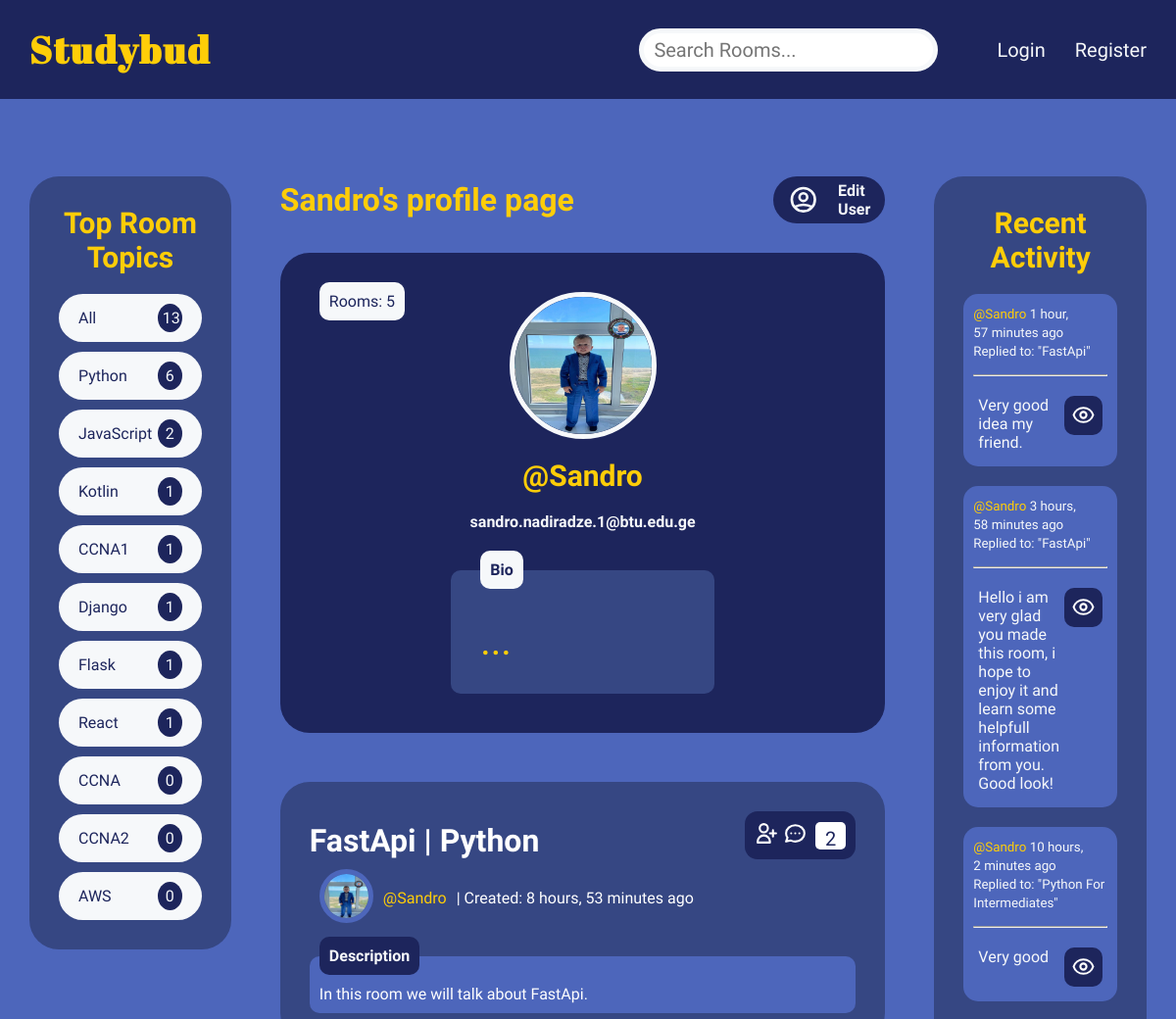
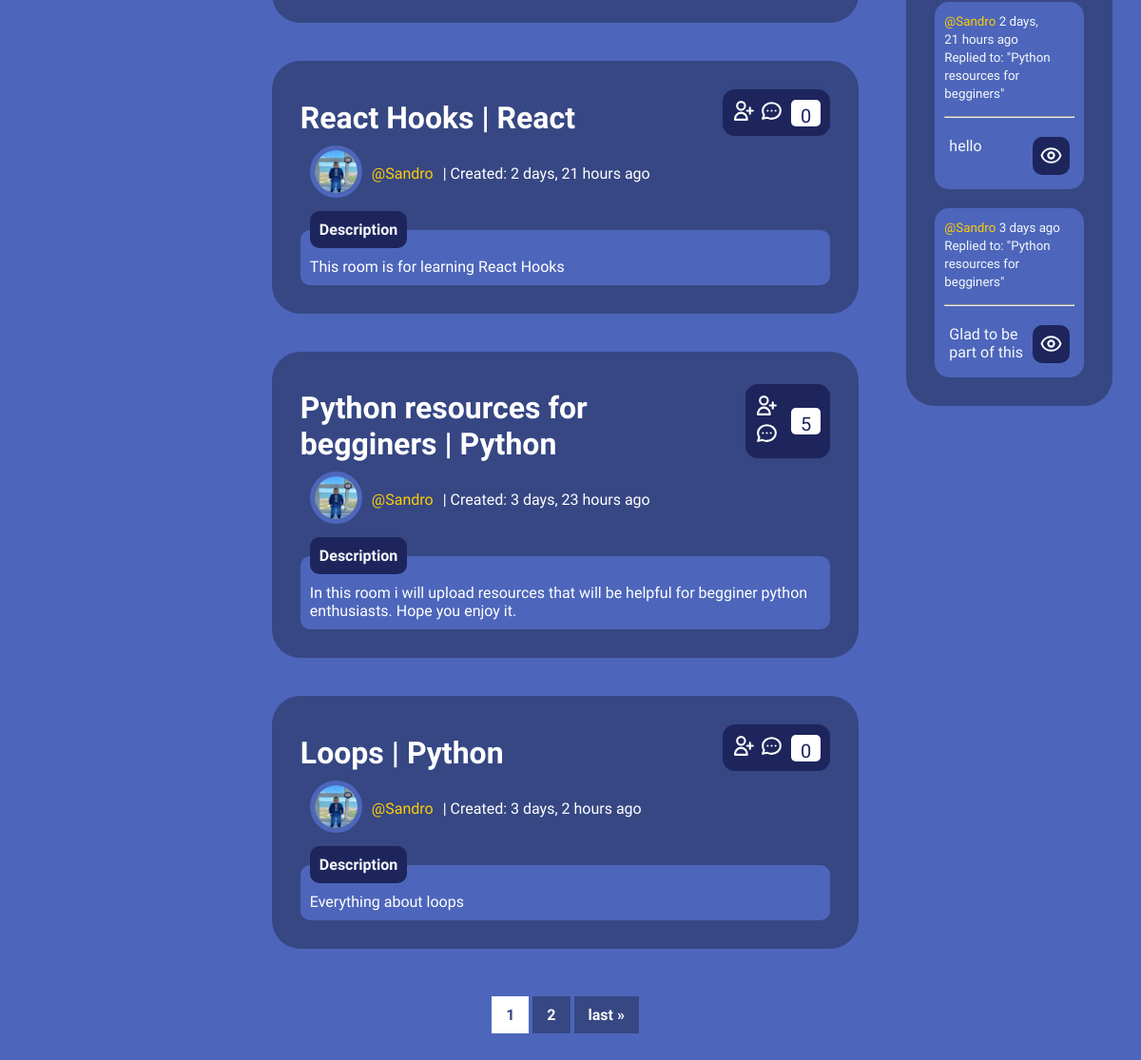
Page /profile/1/ on the committed database (2 pictures, top to bottom).
### rooms/models.py (models this page shows, shortened)
class Topic(models.Model):
    name = models.CharField(max_length=200)
    def __str__(self):
        return self.name

class UserProfile(models.Model):
    user = models.OneToOneField(User, null=True, on_delete=models.CASCADE, related_name='userprofile')
    bio = models.TextField(blank=True, null=True)
    picture = models.ImageField(null=True, blank=True)

class Room(models.Model):
    topic = models.ForeignKey(Topic, on_delete=models.SET_NULL, null=True)
    host = models.ForeignKey(User, on_delete=models.SET_NULL, null=True)
    name = models.CharField(max_length=200)
    description = models.TextField(blank=True, null=True)
    participants = models.ManyToManyField(User, related_name='participants', blank=True)
    created = models.DateTimeField(auto_now_add=True)
    updated = models.DateTimeField(auto_now=True)
    class Meta:
        ordering = ['-updated', '-created']
    def __str__(self):
        return self.name

class Message(models.Model):
    user = models.ForeignKey(User, on_delete=models.CASCADE)
    room = models.ForeignKey(Room, on_delete=models.CASCADE)
    body = models.TextField()
    created = models.DateTimeField(auto_now_add=True)
    updated = models.DateTimeField(auto_now=True)
    class Meta:
        ordering = ['-updated', '-created']

### rooms/views.py (the view)
# urls.py: path('profile/<str:pk>/', views.userProfile, name='user-profile'),
def userProfile(request, pk):
    user = User.objects.get(id=pk)
    room_all = Room.objects.all()
    rooms = user.room_set.all()
    room_count = rooms.count()
    activities = user.message_set.all()
    topics = Topic.objects.annotate(num_children=Count('room')).order_by('-num_children')[:10]
    paginator = Paginator(rooms, 4)
    page_number = request.GET.get('page')
    page_obj = paginator.get_page(page_number)
    context = {
        'user': user,
        'rooms': rooms,
        'activities': activities,
        'topics': topics,
        'room_count': room_count,
        'page_obj': page_obj,
        'paginator': paginator,
        'room_all': room_all}
    return render(request, 'rooms/profile.html', context)

### rooms/templates/rooms/profile.html (shortened to what this page needs)
{% extends 'main.html' %}
{% load static %}
{% block content %}
    <div class="main">
        <div class="profile-container" >
            <div class="topics-component">
                {% include 'rooms/topics_component.html' %}
            </div>
            <div class="feed-component">
                <div class="feed-header">
                    <h1>{{user.username|title}}'s profile page</h1>
                    <a href="{% url 'edit-user' user.id %}">
                        <div class="edit-user-button">
                              <p>Edit User</p>
                        </div>
                    </a>
                </div>
                <div class="feed-main">
                    <div class="user-profile-room-count">
                        <p>Rooms: {{rooms.count}}</p>
                    </div>
                    {% if user.userprofile.picture %}
                        <img class="user-profile-picutre" src="{{ user.userprofile.picture.url }}" width="100px" height="100px" alt="">
                    {% else %}
                        <img class="user-profile-picutre" src="{% static 'images/default.jpg' %}" width="100px" height="100px" alt="Default user image">
                    {% endif %}
                    <h3 class="user-profile-name">@{{user.username}}</h3>
                    <h4 class="user-profile-email">{{user.email}}</h4>
                    <fieldset class="user-profile-fieldset">
                        <legend class="user-profile-legend">Bio</legend>
                        {% if user.userprofile.bio %}
                            <p class="user-profile-paragraph">{{user.userprofile.bio}}</p>
                        {% else %}
                            <p class="user-profile-paragraph" style="font-size: 40px;">...</p>
                        {% endif %}
                    </fieldset>
                </div>
                {% include 'rooms/feed_component.html' %}
            </div>
            <div class="activity-component">
                {% include 'rooms/activity_component.html' %}
            </div>
        </div>
    </div>
{% endblock %}

### templates/main.html (shortened to what this page needs)
<!DOCTYPE html>
{% load static %}
<html lang="en">
    <head>
        <link
            rel="stylesheet"
            type="text/css"
            media="screen"
            href="{% static 'styles/main.css' %}"
        />
    </head>
    <body>
        {% include 'navbar.html' %}
        {% block content %}
        {% endblock %}
    </body>
</html>

### templates/navbar.html
{% load static %}
<nav class='navbar'>
    <a href="{% url 'home' %}" class="navbar-header">
        <h1>Studybud</h1>
    </a>
    <div class="navbar-secondhalf">
        <div class="search-div">
            <form method='GET' action="{% url 'home' %}">
                <input class='search-bar' type="text" name="q" placeholder="Search Rooms...">
            </form>
        </div>
        <div class="navbar-links">
            {% if request.user.is_authenticated %}
                <a class='logout' href="{% url 'logout' %}">Logout</a>
                {% if request.user.userprofile.picture %}
                    <a class='edit-user' href="{% url 'user-profile' request.user.id %}">
                        <img src="{{request.user.userprofile.picture.url}}">
                    </a>
                {% else %}
                    <a href="{% url 'user-profile' request.user.id %}">
                        <img src="{% static 'images/default.jpg' %}" alt="Default user image">
                    </a>
                {% endif %}
            {% else %}
                <a class="login" href="{% url 'login' %}">Login</a>
                <a class="register" href="{% url 'register' %}">Register</a>
            {% endif %}
        </div>
    </div>
</nav>

### rooms/templates/rooms/topics_component.html
<h3 class="topics-header">Top Room Topics</h3>
<div class="topic-main-div">
    <a href="{% url 'home' %}" class="topic-link">
        <div class="topic-div">
            <p>All</p>
            <p class="topic-number" >{{room_all.count}}</p>
        </div>
    </a>
    {% for topic in topics %}
        <a href="{% url 'home' %}?q={{topic.name}}" name="q" class="topic-link">
            <div class="topic-div">
                <p>{{topic.name}}</p>
                <p class="topic-number">{{topic.room_set.all.count}}</p>
            </div>
        </a>
    {% endfor %}
</div>

### rooms/templates/rooms/feed_component.html (shortened to what this page needs)
{% load static %}
<div class="room-flex-container">
    {% for room in page_obj.object_list %}
            <div id="room" class="room-div">
                <div class="room-name-members">
                    <a class='room-name' href="{% url 'room' room.id%}"><h3 >{{room.name}} | {{room.topic}}</h3></a><br>
                    <div class="members-number">
                        <div class="members-number-inner">
                            {% if request.user != room.host and not request.user in room.participants.all %}
                            <a class="members-number-inner-a" href="{% url 'join-room' room.id %}">
                                <svg xmlns="http://www.w3.org/2000/svg" class="h-6 w-6" fill="none" viewBox="0 0 24 24" stroke="currentColor" stroke-width="2">
                                    <path stroke-linecap="round" stroke-linejoin="round" d="M18 9v3m0 0v3m0-3h3m-3 0h-3m-2-5a4 4 0 11-8 0 4 4 0 018 0zM3 20a6 6 0 0112 0v1H3v-1z" />
                                  </svg>
                            </a>
                            {% endif %}
                            <a class="members-number-inner-a" href="{% url 'add-message' room.id %}">
                            </a>
                        </div>
                            <p class="participants-count">{{room.participants.count}}</p>
                    </div>
                </div>
                <div class="room-creator-flex">
                    {% if room.host.userprofile.picture %}
                    <a href="{% url 'user-profile' room.host.id %}">
                        <img src="{{ room.host.userprofile.picture.url }}" width="100px" height="100px" alt="">
                    </a>
                    {% else %}
                    <a href="{% url 'user-profile' room.host.id %}">
                        <img src="{% static 'images/default.jpg' %}" width="100px" height="100px" alt="Default user image">
                    </a>
                    {% endif %}
                    <a class="room-host" href="{% url 'user-profile' room.host.id %}">@{{room.host}}</a>
                    <p style="color: white; display: inline;"> | Created: {{room.created|timesince}} ago</p><br><br>
                </div>
                <fieldset>
                    <legend>Description</legend>
                    <p style="color: white">{{room.description}}</p>
                </fieldset>
                </div>
    {% empty %}
        <h3 class="no-rooms-found">No rooms found</h3>
    {% endfor %}
</div>
<div class="pagination">
    <div class="current">
        {% for pg in paginator.page_range %}
            {% if forloop.counter < 8 and room_count != 0%}
                {% if pg == page_obj.number %}
                    <a class="page-number-link current-page" style="background-color: white; color: #364783;" href="{{request.path}}?q={{q}}&?page={{pg}}">{{pg}}</a>
                {% else %}
                    <a class="page-number-link" href="{{request.path}}?q={{q}}&page={{pg}}">{{pg}}</a>
                {% endif %}
            {% endif %}
        {% endfor %}
        {% if page_obj.has_next %}
            <a href="{{request.path}}?q={{q}}&page={{ page_obj.paginator.num_pages }}">last &raquo;</a>
        {% endif %}
    </div>
</div>

### rooms/templates/rooms/activity_component.html (shortened to what this page needs)
<h3>Recent Activity</h3>
{% for activity in activities %}
<div class="activity">
    <small >
        <a href="{% url 'user-profile' activity.user.id %}">
            @{{activity.user}}
        </a>
        {{activity.created|timesince}} ago
    </small>
    <br />
    <small>Replied to: "{{activity.room}}"</small>
    <hr class="activity-line">
    <div class="activity-bottom">
        <p>{{activity.body}}</p>
        {% if request.user == activity.user %}
            <div class="activity-delete-edit">
                <a class="activity-edit" href="{% url 'edit-message' activity.id %}">
                    <svg xmlns="http://www.w3.org/2000/svg" class="h-6 w-6" fill="none" viewBox="0 0 24 24" stroke="currentColor" stroke-width="2">
                        <path stroke-linecap="round" stroke-linejoin="round" d="M15.232 5.232l3.536 3.536m-2.036-5.036a2.5 2.5 0 113.536 3.536L6.5 21.036H3v-3.572L16.732 3.732z" />
                      </svg>
                </a>
                <a class="activity-delete" href="{% url 'delete-message' activity.id %}">
                    <svg xmlns="http://www.w3.org/2000/svg" class="h-6 w-6" fill="none" viewBox="0 0 24 24" stroke="currentColor" stroke-width="2" aria-placeholder=" ">
                        <path stroke-linecap="round" stroke-linejoin="round" d="M19 7l-.867 12.142A2 2 0 0116.138 21H7.862a2 2 0 01-1.995-1.858L5 7m5 4v6m4-6v6m1-10V4a1 1 0 00-1-1h-4a1 1 0 00-1 1v3M4 7h16" />
                    </svg>
                </a>
            </div>
        {% else %}
        <div style="height: 40px;">
            <a class="activity-check" href="{% url 'room' activity.room.id %}">
            </a>
        </div>
        {% endif %}
    </div>
</div>
{% empty %}
    <h3 class="no-activity-found" style="color: white;">No activities found</h3>
{% endfor %}

### rows in the picture
Topic: name "Python", room_set.all.count "6"
Topic: name "JavaScript", room_set.all.count "2"
Topic: name "Kotlin", room_set.all.count "1"
Topic: name "CCNA1", room_set.all.count "1"
Topic: name "Django", room_set.all.count "1"
Topic: name "Flask", room_set.all.count "1"
Topic: name "React", room_set.all.count "1"
Topic: name "CCNA", room_set.all.count "0"
Topic: name "CCNA2", room_set.all.count "0"
Topic: name "AWS", room_set.all.count "0"
Room: name "FastApi", topic "Python", participants.count "2", host.userprofile.picture (picture), host "Sandro", created "8 hours, 53 minutes", description "In this room we will talk about FastApi."
Room: name "React Hooks", topic "React", participants.count "0", host.userprofile.picture (picture), host "Sandro", created "2 days, 21 hours", description "This room is for learning React Hooks"
Room: name "Python resources for begginers", topic "Python", participants.count "5", host.userprofile.picture (picture), host "Sandro", created "3 days, 23 hours", description "In this room i will upload resources that will be helpful for begginer python enthusiasts. Hope you enjoy it."
Room: name "Loops", topic "Python", participants.count "0", host.userprofile.picture (picture), host "Sandro", created "3 days, 2 hours", description "Everything about loops"
Message: user "Sandro", created "1 hour, 57 minutes", room "FastApi", body "Very good idea my friend."
Message: user "Sandro", created "3 hours, 58 minutes", room "FastApi", body "Hello i am very glad you made this room, i hope to enjoy it and learn some helpfull information from you. Good look!"
Message: user "Sandro", created "10 hours, 2 minutes", room "Python For Intermediates", body "Very good"
Message: user "Sandro", created "2 days, 21 hours", room "Python resources for begginers", body "hello"
Message: user "Sandro", created "3 days", room "Python resources for begginers", body "Glad to be part of this"

### other values in the picture
{{ room_all.count }} "13"
{{ user.username|title }} "Sandro"
{{ rooms.count }} "5"
{{ user.username }} "Sandro"
{{ user.email }} "sandro.nadiradze.1@btu.edu.ge"
{{ pg }} "1"
{{ pg }} "2"
